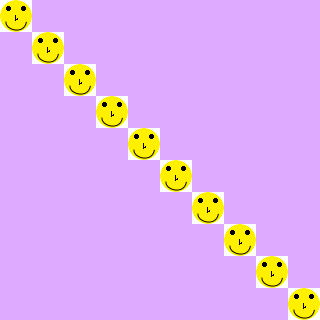

Below is a game level as drawn by its tile map, then a one-line description and the .tmx that defines it (tile-layer data replaced by summaries):
An orthogonal 10x10 tile map with 32x32 px tiles, 1 tile layer (Tile Layer 1).

<map version="1.2" tiledversion="1.2.1" orientation="orthogonal" renderorder="right-down" width="10" height="10" tilewidth="32" tileheight="32" infinite="0" nextlayerid="2" nextobjectid="1" backgroundcolor="#ccddaaff">
 <tileset firstgid="1" name="basketball" tilewidth="32" tileheight="32" tilecount="2" columns="1">
  <properties>
   <property name="test_property" value="test_value" />
  </properties>
  <image source="icons.png" width="32" height="32" />
  <tile id="0" class="tile0Class">
   <properties>
    <property name="tile_0_property_name" value="tile_0_property_value" />
   </properties>
  </tile>
  <tile id="1" type="tile1Type">
   <properties>
    <property name="tile_1_property_name" value="tile_1_property_value" />
   </properties>
  </tile>
 </tileset>
 <layer id="1" name="Tile Layer 1" width="10" height="10" class="layer1Class" tintcolor="#ffaabb">
  <data>[100 cells, 10 non-empty, 1 distinct tile ids]</data>
 </layer>
</map>
